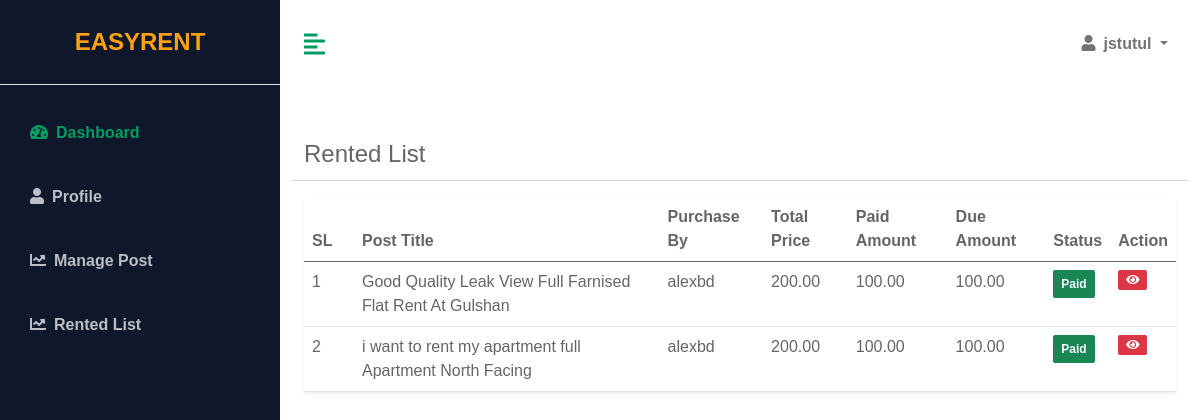
Before: /account/rented-list (signed in) with the older database file.
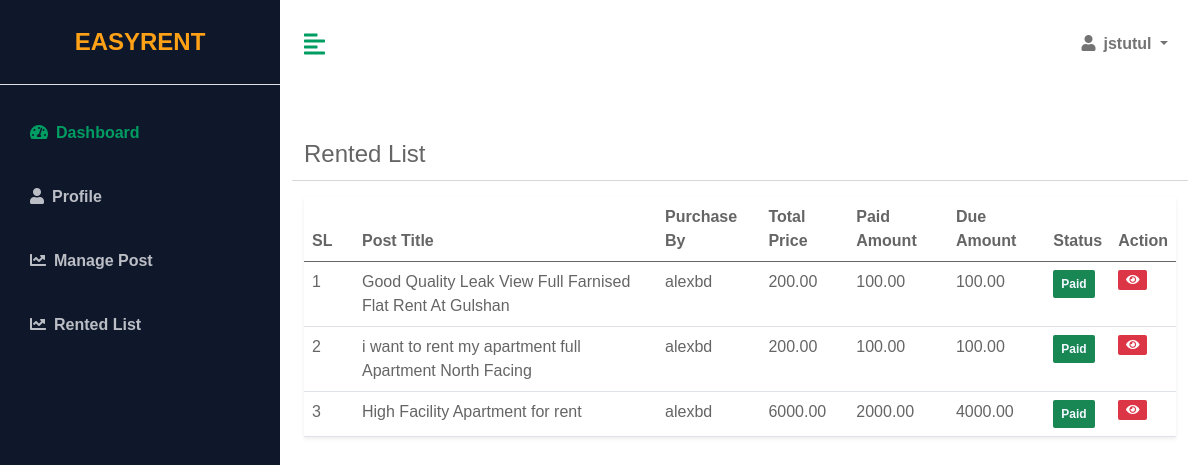
After: the same page with the newer database file.
### App_Rental/models.py (models this page shows, shortened)
class HouseRent(models.Model):
    post = models.ForeignKey(House,on_delete=models.CASCADE)
    user = models.ForeignKey(User,on_delete=models.CASCADE)
    is_paid = models.BooleanField(default=False)
    transaction_id = models.CharField(max_length=1000)
    created =models.DateTimeField(auto_now=True,auto_now_add=False)
    updated=models.DateField(auto_now=False,auto_now_add=True)
    def due_amount(self):
        return self.post.monthly_rent-self.post.advacne_rent

class House(models.Model):
    def next_month_first_day():
        today = timezone.localdate()
        first_day_next_month = today.replace(day=1) + timedelta(days=32 - today.day)
        return first_day_next_month
    owner = models.ForeignKey(User, on_delete=models.CASCADE)
    title = models.CharField(max_length=500, blank=False)
    city = models.ForeignKey(City, on_delete=models.DO_NOTHING)
    address = models.CharField(max_length=500, blank=False)
    rent_from = models.DateField(default=next_month_first_day)
    house_type = models.CharField(max_length=10, choices=HOUSE_TYPE_LIST, default="1")
    house_name = models.CharField(max_length=200, null=True)
    house_area = models.IntegerField(default=800)
    description = RichTextField(null=True)
    is_parking = models.BooleanField(default=True)
    total_bedrooms = models.IntegerField(default=0)
    total_bathrooms = models.IntegerField(default=0)
    floor_no = models.IntegerField(default=0)
    map_link =models.CharField(max_length=10000,blank=True)
    monthly_rent = models.DecimalField(max_digits=10, decimal_places=2, default=Decimal('0.00'))
    advacne_rent = models.DecimalField(max_digits=10, decimal_places=2, default=Decimal('0.00'))
    images = models.ManyToManyField('HouseImage', related_name='houses', blank=True)
    is_active=models.BooleanField(default=False)
    is_reject=models.BooleanField(default=False)
    is_rented=models.BooleanField(default=False)
    created=models.DateTimeField(auto_now=True,auto_now_add=False)

### App_Account/views.py (the view)
# urls.py: path('rented-list',RentedListView,name='rentedlist'),
@house_owner_required
def RentedListView(request):
    myrent_list=HouseRent.objects.filter(post__owner=request.user,is_paid=True)
    context={
        'myrent_list':myrent_list
    }
    return render(request,'App_Dashboard/rentedlist.html',context)

### App_Account/views.py (called while the page is built)
def house_owner_required(view_func):
    @wraps(view_func)
    def wrapper(request, *args, **kwargs):
        if request.user.is_authenticated:
            if request.user.userprofile.userType == "1":
                return view_func(request, *args, **kwargs)
            else:
                return render(request, 'accessdenied.html')
        else:
            return redirect('App_Account:login')
    return wrapper

### templates/App_Dashboard/rentedlist.html (shortened to what this page needs)
{% extends 'App_Dashboard/base.html'%}
{% load static%}
{% block dashboard%}
{% block css %}
<link href="https://cdn.datatables.net/v/dt/dt-2.0.3/datatables.min.css" rel="stylesheet">
{% endblock %}
<div class="container-fluid px-4">
    <div class="row my-5">
        <div class="col-lg-12 mb-2">
            <span class="mb-3" style="font-size: 24px;">Rented List
        </div>
        <hr>
        <div class="col">
            <table class="table bg-white rounded shadow-sm  table-hover" id="rentlist">
                <thead>
                    <tr>
                        <th scope="col" width="50">SL</th>
                        <th scope="col">Post Title</th>
                        <th scope="col">Purchase By</th>
                        <th scope="col">Total Price</th>
                        <th scope="col">Paid Amount</th>
                        <th scope="col">Due Amount</th>
                        <th scope="col">Status</th>
                        <th scope="col">Action</th>
                    </tr>
                </thead>
                <tbody>
                    {% for item in myrent_list%}
                    <tr>
                        <td>{{forloop.counter}}</td>
                        <td>{{item.post.title}}</td>
                        <td>{{item.user}}</td>
                        <td>{{item.post.monthly_rent}}</td>
                        <td>{{item.post.advacne_rent}}</td>
                        <td>{{item.due_amount}}</td>
                        <td>
                            {% if item.is_paid == True %}
                            <span class="badge bg-success text-light p-2">Paid</span>
                            {% else %}
                            <span class="badge bg-warning text-light p-2">cancel</span>
                            {% endif %}
                        </td>
                        <td>
                            <div class="d-flex align-items-center list-action">
                                <a class="badge bg-danger" href="{% url 'App_Account:renteddetails' item.id %}"><i
                                        class="fa fa-eye"></i></a>
                            </div>
                        </td>
                    </tr>
                    {% endfor %}
                </tbody>
            </table>
        </div>
    </div>
</div>
{% endblock %}

Changed rows visible on the page:
added HouseRent: post "High Facility Apartment for rent", user "alexbd", post.monthly_rent "6000.00", post.advacne_rent "2000.00", due_amount "4000.00", is_paid "Paid"
